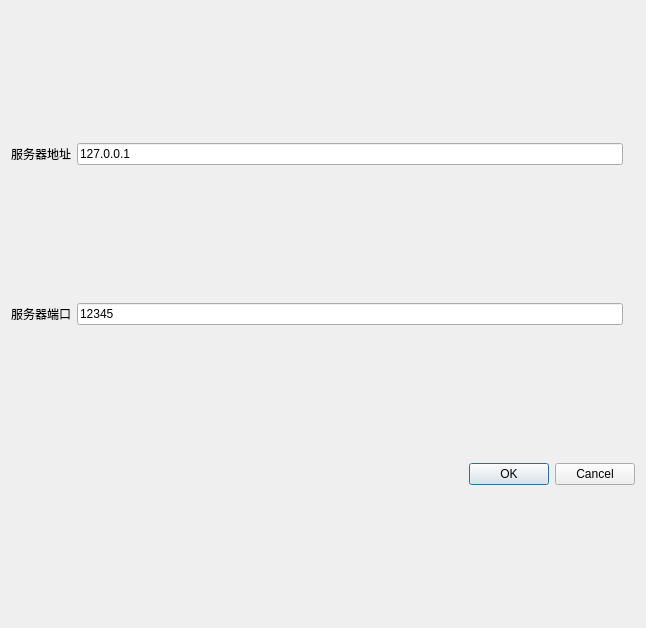
<?xml version="1.0" encoding="UTF-8"?>
<ui version="4.0">
 <class>SystemSetDialog</class>
 <widget class="QDialog" name="SystemSetDialog">
  <property name="geometry">
   <rect>
    <x>0</x>
    <y>0</y>
    <width>646</width>
    <height>628</height>
   </rect>
  </property>
  <property name="windowTitle">
   <string>软件配置</string>
  </property>
  <layout class="QGridLayout" name="gridLayout">
   <item row="0" column="0">
    <widget class="QLabel" name="label">
     <property name="text">
      <string>服务器地址</string>
     </property>
    </widget>
   </item>
   <item row="3" column="0" colspan="4">
    <widget class="QDialogButtonBox" name="buttonBox">
     <property name="orientation">
      <enum>Qt::Horizontal</enum>
     </property>
     <property name="standardButtons">
      <set>QDialogButtonBox::Cancel|QDialogButtonBox::Ok</set>
     </property>
    </widget>
   </item>
   <item row="1" column="0">
    <widget class="QLabel" name="label_4">
     <property name="text">
      <string>服务器端口</string>
     </property>
    </widget>
   </item>
   <item row="0" column="1">
    <widget class="QLineEdit" name="ip">
     <property name="text">
      <string>127.0.0.1</string>
     </property>
    </widget>
   </item>
   <item row="1" column="1">
    <widget class="QLineEdit" name="port">
     <property name="text">
      <string>12345</string>
     </property>
    </widget>
   </item>
  </layout>
 </widget>
 <resources/>
 <connections>
  <connection>
   <sender>buttonBox</sender>
   <signal>accepted()</signal>
   <receiver>SystemSetDialog</receiver>
   <slot>accept()</slot>
   <hints>
    <hint type="sourcelabel">
     <x>248</x>
     <y>254</y>
    </hint>
    <hint type="destinationlabel">
     <x>157</x>
     <y>274</y>
    </hint>
   </hints>
  </connection>
  <connection>
   <sender>buttonBox</sender>
   <signal>rejected()</signal>
   <receiver>SystemSetDialog</receiver>
   <slot>reject()</slot>
   <hints>
    <hint type="sourcelabel">
     <x>316</x>
     <y>260</y>
    </hint>
    <hint type="destinationlabel">
     <x>286</x>
     <y>274</y>
    </hint>
   </hints>
  </connection>
 </connections>
</ui>
